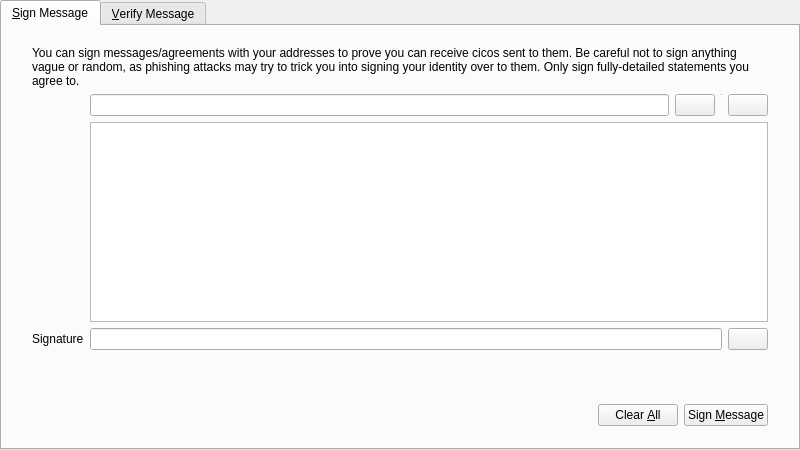
<?xml version="1.0" encoding="UTF-8"?>
<ui version="4.0">
 <class>SignVerifyMessageDialog</class>
 <widget class="QDialog" name="SignVerifyMessageDialog">
  <property name="geometry">
   <rect>
    <x>0</x>
    <y>0</y>
    <width>800</width>
    <height>450</height>
   </rect>
  </property>
  <property name="windowTitle">
   <string>Signatures - Sign / Verify a Message</string>
  </property>
  <property name="modal">
   <bool>true</bool>
  </property>
  <layout class="QVBoxLayout" name="verticalLayout">
   <property name="leftMargin">
    <number>0</number>
   </property>
   <property name="topMargin">
    <number>0</number>
   </property>
   <property name="rightMargin">
    <number>0</number>
   </property>
   <property name="bottomMargin">
    <number>0</number>
   </property>
   <item>
    <widget class="QTabWidget" name="tabWidget">
     <property name="currentIndex">
      <number>0</number>
     </property>
     <widget class="QWidget" name="tabSignMessage">
      <attribute name="title">
       <string>&amp;Sign Message</string>
      </attribute>
      <layout class="QVBoxLayout" name="verticalLayout_SM">
       <property name="leftMargin">
        <number>0</number>
       </property>
       <property name="topMargin">
        <number>0</number>
       </property>
       <property name="rightMargin">
        <number>0</number>
       </property>
       <property name="bottomMargin">
        <number>0</number>
       </property>
       <item>
        <layout class="QVBoxLayout" name="verticalLayout_3">
         <property name="leftMargin">
          <number>30</number>
         </property>
         <property name="topMargin">
          <number>20</number>
         </property>
         <property name="rightMargin">
          <number>30</number>
         </property>
         <property name="bottomMargin">
          <number>20</number>
         </property>
         <item>
          <layout class="QGridLayout" name="gridLayout">
           <item row="1" column="1">
            <layout class="QHBoxLayout" name="horizontalLayout_1_SM">
             <property name="spacing">
              <number>6</number>
             </property>
             <item>
              <widget class="QValidatedLineEdit" name="addressIn_SM">
               <property name="toolTip">
                <string>The Cico address to sign the message with</string>
               </property>
              </widget>
             </item>
             <item>
              <widget class="CicoPushButton" name="addressBookButton_SM">
               <property name="toolTip">
                <string>Choose previously used address</string>
               </property>
               <property name="text">
                <string/>
               </property>
               <property name="icon">
                <iconset resource="../bitcoin.qrc">
                 <normaloff>:/icons/address-book</normaloff>:/icons/address-book</iconset>
               </property>
               <property name="shortcut">
                <string>Alt+A</string>
               </property>
               <property name="autoDefault">
                <bool>false</bool>
               </property>
              </widget>
             </item>
             <item>
              <widget class="Line" name="vLine">
               <property name="maximumSize">
                <size>
                 <width>1</width>
                 <height>22</height>
                </size>
               </property>
               <property name="orientation">
                <enum>Qt::Vertical</enum>
               </property>
              </widget>
             </item>
             <item>
              <widget class="CicoPushButton" name="pasteButton_SM">
               <property name="toolTip">
                <string>Paste address from clipboard</string>
               </property>
               <property name="text">
                <string/>
               </property>
               <property name="icon">
                <iconset resource="../bitcoin.qrc">
                 <normaloff>:/icons/editpaste</normaloff>:/icons/editpaste</iconset>
               </property>
               <property name="shortcut">
                <string>Alt+P</string>
               </property>
               <property name="autoDefault">
                <bool>false</bool>
               </property>
              </widget>
             </item>
            </layout>
           </item>
           <item row="2" column="1">
            <widget class="QPlainTextEdit" name="messageIn_SM">
             <property name="toolTip">
              <string>Enter the message you want to sign here</string>
             </property>
            </widget>
           </item>
           <item row="3" column="1">
            <layout class="QHBoxLayout" name="horizontalLayout_2_SM">
             <property name="spacing">
              <number>6</number>
             </property>
             <item>
              <widget class="QLineEdit" name="signatureOut_SM">
               <property name="font">
                <font>
                 <italic>true</italic>
                </font>
               </property>
               <property name="readOnly">
                <bool>true</bool>
               </property>
              </widget>
             </item>
             <item>
              <widget class="CicoPushButton" name="copySignatureButton_SM">
               <property name="toolTip">
                <string>Copy the current signature to the system clipboard</string>
               </property>
               <property name="text">
                <string/>
               </property>
               <property name="icon">
                <iconset resource="../bitcoin.qrc">
                 <normaloff>:/icons/editcopy</normaloff>:/icons/editcopy</iconset>
               </property>
               <property name="autoDefault">
                <bool>false</bool>
               </property>
              </widget>
             </item>
            </layout>
           </item>
           <item row="3" column="0">
            <widget class="QLabel" name="signatureLabel_SM">
             <property name="text">
              <string>Signature</string>
             </property>
             <property name="textFormat">
              <enum>Qt::PlainText</enum>
             </property>
            </widget>
           </item>
           <item row="0" column="0" colspan="2">
            <widget class="QLabel" name="infoLabel_SM">
             <property name="text">
              <string>You can sign messages/agreements with your addresses to prove you can receive cicos sent to them. Be careful not to sign anything vague or random, as phishing attacks may try to trick you into signing your identity over to them. Only sign fully-detailed statements you agree to.</string>
             </property>
             <property name="textFormat">
              <enum>Qt::PlainText</enum>
             </property>
             <property name="wordWrap">
              <bool>true</bool>
             </property>
            </widget>
           </item>
          </layout>
         </item>
        </layout>
       </item>
       <item>
        <widget class="QWidget" name="buttonsContainerWhite" native="true">
         <layout class="QHBoxLayout" name="horizontalLayout">
          <property name="leftMargin">
           <number>30</number>
          </property>
          <property name="topMargin">
           <number>15</number>
          </property>
          <property name="rightMargin">
           <number>30</number>
          </property>
          <item>
           <spacer name="horizontalSpacer_1_SM">
            <property name="orientation">
             <enum>Qt::Horizontal</enum>
            </property>
            <property name="sizeHint" stdset="0">
             <size>
              <width>40</width>
              <height>48</height>
             </size>
            </property>
           </spacer>
          </item>
          <item>
           <widget class="QLabel" name="statusLabel_SM">
            <property name="font">
             <font>
              <weight>75</weight>
              <bold>true</bold>
             </font>
            </property>
            <property name="text">
             <string/>
            </property>
            <property name="wordWrap">
             <bool>true</bool>
            </property>
           </widget>
          </item>
          <item>
           <spacer name="horizontalSpacer_2_SM">
            <property name="orientation">
             <enum>Qt::Horizontal</enum>
            </property>
            <property name="sizeHint" stdset="0">
             <size>
              <width>40</width>
              <height>48</height>
             </size>
            </property>
           </spacer>
          </item>
          <item>
           <widget class="CicoPushButton" name="clearButton_SM">
            <property name="toolTip">
             <string>Reset all sign message fields</string>
            </property>
            <property name="text">
             <string>Clear &amp;All</string>
            </property>
            <property name="icon">
             <iconset resource="../bitcoin.qrc">
              <normaloff>:/icons/remove</normaloff>:/icons/remove</iconset>
            </property>
            <property name="autoDefault">
             <bool>false</bool>
            </property>
           </widget>
          </item>
          <item>
           <widget class="CicoPushButton" name="signMessageButton_SM">
            <property name="toolTip">
             <string>Sign the message to prove you own this Cico address</string>
            </property>
            <property name="text">
             <string>Sign &amp;Message</string>
            </property>
            <property name="icon">
             <iconset resource="../bitcoin.qrc">
              <normaloff>:/icons/edit</normaloff>:/icons/edit</iconset>
            </property>
            <property name="autoDefault">
             <bool>false</bool>
            </property>
           </widget>
          </item>
         </layout>
        </widget>
       </item>
      </layout>
     </widget>
     <widget class="QWidget" name="tabVerifyMessage">
      <attribute name="title">
       <string>&amp;Verify Message</string>
      </attribute>
      <layout class="QVBoxLayout" name="verticalLayout_VM">
       <property name="leftMargin">
        <number>0</number>
       </property>
       <property name="topMargin">
        <number>0</number>
       </property>
       <property name="rightMargin">
        <number>0</number>
       </property>
       <property name="bottomMargin">
        <number>0</number>
       </property>
       <item>
        <layout class="QVBoxLayout" name="verticalLayout_2">
         <property name="leftMargin">
          <number>30</number>
         </property>
         <property name="topMargin">
          <number>20</number>
         </property>
         <property name="rightMargin">
          <number>30</number>
         </property>
         <property name="bottomMargin">
          <number>20</number>
         </property>
         <item>
          <widget class="QLabel" name="infoLabel_VM">
           <property name="text">
            <string>Enter the receiver's address, message (ensure you copy line breaks, spaces, tabs, etc. exactly) and signature below to verify the message. Be careful not to read more into the signature than what is in the signed message itself, to avoid being tricked by a man-in-the-middle attack. Note that this only proves the signing party receives with the address, it cannot prove sendership of any transaction!</string>
           </property>
           <property name="textFormat">
            <enum>Qt::PlainText</enum>
           </property>
           <property name="alignment">
            <set>Qt::AlignLeading|Qt::AlignLeft|Qt::AlignTop</set>
           </property>
           <property name="wordWrap">
            <bool>true</bool>
           </property>
          </widget>
         </item>
         <item>
          <layout class="QHBoxLayout" name="horizontalLayout_1_VM">
           <property name="spacing">
            <number>6</number>
           </property>
           <item>
            <widget class="QValidatedLineEdit" name="addressIn_VM">
             <property name="toolTip">
              <string>The Cico address the message was signed with</string>
             </property>
            </widget>
           </item>
           <item>
            <widget class="CicoPushButton" name="addressBookButton_VM">
             <property name="toolTip">
              <string>Choose previously used address</string>
             </property>
             <property name="text">
              <string/>
             </property>
             <property name="icon">
              <iconset resource="../bitcoin.qrc">
               <normaloff>:/icons/address-book</normaloff>:/icons/address-book</iconset>
             </property>
             <property name="shortcut">
              <string>Alt+A</string>
             </property>
             <property name="autoDefault">
              <bool>false</bool>
             </property>
            </widget>
           </item>
          </layout>
         </item>
         <item>
          <widget class="QPlainTextEdit" name="messageIn_VM"/>
         </item>
         <item>
          <widget class="QValidatedLineEdit" name="signatureIn_VM"/>
         </item>
        </layout>
       </item>
       <item>
        <widget class="QWidget" name="buttonsContainerWhite_" native="true">
         <layout class="QHBoxLayout" name="horizontalLayout_2">
          <property name="leftMargin">
           <number>30</number>
          </property>
          <property name="topMargin">
           <number>15</number>
          </property>
          <property name="rightMargin">
           <number>30</number>
          </property>
          <item>
           <spacer name="horizontalSpacer_1_VM">
            <property name="orientation">
             <enum>Qt::Horizontal</enum>
            </property>
            <property name="sizeHint" stdset="0">
             <size>
              <width>40</width>
              <height>48</height>
             </size>
            </property>
           </spacer>
          </item>
          <item>
           <widget class="QLabel" name="statusLabel_VM">
            <property name="font">
             <font>
              <weight>75</weight>
              <bold>true</bold>
             </font>
            </property>
            <property name="text">
             <string/>
            </property>
            <property name="wordWrap">
             <bool>true</bool>
            </property>
           </widget>
          </item>
          <item>
           <spacer name="horizontalSpacer_2_VM">
            <property name="orientation">
             <enum>Qt::Horizontal</enum>
            </property>
            <property name="sizeHint" stdset="0">
             <size>
              <width>40</width>
              <height>48</height>
             </size>
            </property>
           </spacer>
          </item>
          <item>
           <widget class="CicoPushButton" name="clearButton_VM">
            <property name="toolTip">
             <string>Reset all verify message fields</string>
            </property>
            <property name="text">
             <string>Clear &amp;All</string>
            </property>
            <property name="icon">
             <iconset resource="../bitcoin.qrc">
              <normaloff>:/icons/remove</normaloff>:/icons/remove</iconset>
            </property>
            <property name="autoDefault">
             <bool>false</bool>
            </property>
           </widget>
          </item>
          <item>
           <widget class="CicoPushButton" name="verifyMessageButton_VM">
            <property name="toolTip">
             <string>Verify the message to ensure it was signed with the specified Cico address</string>
            </property>
            <property name="text">
             <string>Verify &amp;Message</string>
            </property>
            <property name="icon">
             <iconset resource="../bitcoin.qrc">
              <normaloff>:/icons/transaction_0</normaloff>:/icons/transaction_0</iconset>
            </property>
            <property name="autoDefault">
             <bool>false</bool>
            </property>
           </widget>
          </item>
         </layout>
        </widget>
       </item>
      </layout>
     </widget>
    </widget>
   </item>
  </layout>
 </widget>
 <customwidgets>
  <customwidget>
   <class>QValidatedLineEdit</class>
   <extends>QLineEdit</extends>
   <header>qt/qvalidatedlineedit.h</header>
  </customwidget>
  <customwidget>
   <class>CicoPushButton</class>
   <extends>QPushButton</extends>
   <header>qt/cicopushbutton.h</header>
  </customwidget>
 </customwidgets>
 <resources>
  <include location="../bitcoin.qrc"/>
 </resources>
 <connections/>
</ui>
